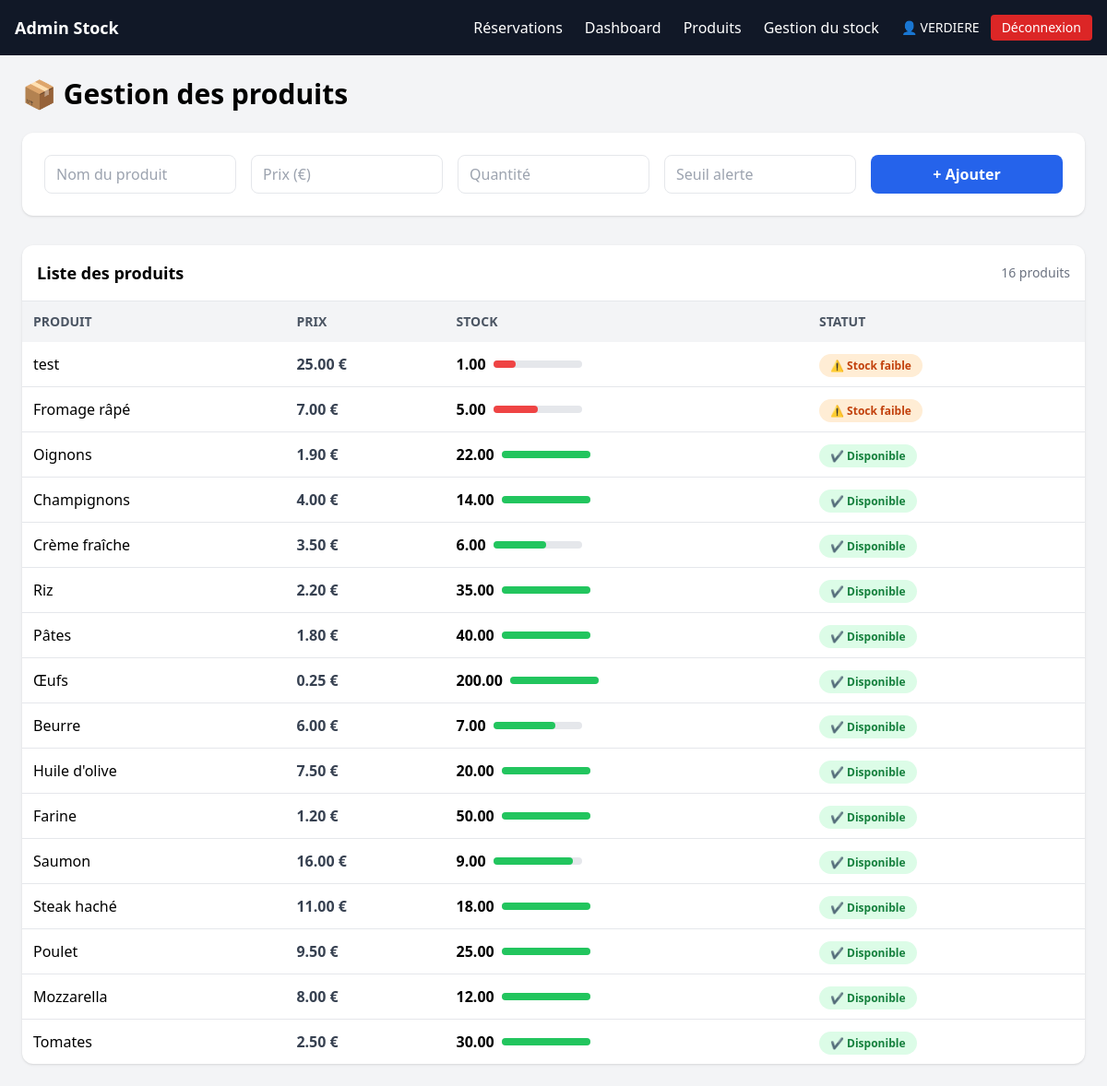
/produits.php (signed in), run on the app's committed database.
### tables this page shows
CREATE TABLE `produits` (
  `id` int(11) NOT NULL,
  `nom` varchar(100) NOT NULL,
  `description` text DEFAULT NULL,
  `unite` varchar(20) DEFAULT 'kg',
  `prix_unitaire` decimal(10,2) DEFAULT NULL,
  `quantite` decimal(10,2) DEFAULT 0.00,
  `seuil_alerte` decimal(10,2) DEFAULT 5.00,
  `fournisseur_id` int(11) DEFAULT NULL,
  `created_at` datetime DEFAULT current_timestamp()
);

### public/produits.php (the view, shortened to what this page needs)
<?php
require_once '../config/db.php';
include '../includes/header.php';
$produits = $pdo->query("SELECT * FROM produits ORDER BY id DESC")->fetchAll();
?><div class="max-w-7xl mx-auto">
<h2 class="text-3xl font-bold mb-6">📦 Gestion des produits</h2>
<form method="POST" class="bg-white p-6 rounded-xl shadow mb-8 grid md:grid-cols-5 gap-4">
    <input name="nom" placeholder="Nom du produit"
        class="border rounded-lg px-3 py-2 focus:ring-2 focus:ring-blue-500 outline-none" required>
    <input name="prix" type="number" step="0.01" placeholder="Prix (€)"
        class="border rounded-lg px-3 py-2 focus:ring-2 focus:ring-blue-500 outline-none" required>
    <input name="quantite" type="number" step="0.01" placeholder="Quantité"
        class="border rounded-lg px-3 py-2 focus:ring-2 focus:ring-blue-500 outline-none" required>
    <input name="seuil" type="number" step="1" placeholder="Seuil alerte"
        class="border rounded-lg px-3 py-2 focus:ring-2 focus:ring-blue-500 outline-none" required>
    <button class="bg-blue-600 hover:bg-blue-700 text-white rounded-lg px-4 py-2 font-semibold transition">
        + Ajouter
    </button>
</form>
<div class="bg-white rounded-xl shadow overflow-hidden">
    <div class="p-4 border-b flex justify-between items-center">
        <h3 class="font-semibold text-lg">Liste des produits</h3>
        <span class="text-sm text-gray-500"><?= count($produits) ?> produits</span>
    </div>
    <div class="overflow-x-auto">
        <table class="w-full text-left">
            <thead class="bg-gray-100 text-gray-600 text-sm uppercase">
                <tr>
                    <th class="p-3">Produit</th>
                    <th class="p-3">Prix</th>
                    <th class="p-3">Stock</th>
                    <th class="p-3">Statut</th>
                </tr>
            </thead>
            <tbody class="divide-y">
            <?php foreach ($produits as $p): ?>
                <?php
                    $low = $p['quantite'] <= $p['seuil_alerte'];
                ?>
                <tr class="hover:bg-gray-50 transition">
                    <td class="p-3 font-medium">
                        <?= htmlspecialchars($p['nom']) ?>
                    </td>
                    <td class="p-3">
                        <span class="font-semibold text-gray-700">
                            <?= number_format($p['prix_unitaire'], 2) ?> €
                        </span>
                    </td>
                    <td class="p-3">
                        <div class="flex items-center gap-2">
                            <span class="font-semibold">
                                <?= $p['quantite'] ?>
                            </span>
                            <div class="w-24 h-2 bg-gray-200 rounded">
                                <div class="h-2 rounded
                                    <?= $low ? 'bg-red-500' : 'bg-green-500' ?>"
                                    style="width: <?= min(100, ($p['quantite'] / max(1,$p['seuil_alerte']*2)) * 100) ?>%">
                                </div>
                            </div>
                        </div>
                    </td>
                        <td class="p-3">
                            <?php if ($p['quantite'] == 0): ?>
                                <span class="bg-red-200 text-red-800 px-3 py-1 rounded-full text-xs font-semibold">
                                    ❌ Stock épuisé
                                </span>
                            <?php elseif ($p['quantite'] <= $p['seuil_alerte']): ?>
                                <span class="bg-orange-100 text-orange-700 px-3 py-1 rounded-full text-xs font-semibold">
                                    ⚠ Stock faible
                                </span>
                            <?php else: ?>
                                <span class="bg-green-100 text-green-700 px-3 py-1 rounded-full text-xs font-semibold">
                                    ✔ Disponible
                                </span>
                            <?php endif; ?>
                        </td>
                </tr>
            <?php endforeach; ?>
            </tbody>
        </table>
    </div>
</div>
</div>

### includes/header.php (shortened to what this page needs)
<!DOCTYPE html>
<html lang="fr">
<head>
<script src="https://cdn.tailwindcss.com"></script>
</head>
<body class="bg-gray-100">
<nav class="bg-gray-900 text-white p-4 flex justify-between items-center">
    <h1 class="font-bold text-lg">Admin Stock</h1>
    <div class="flex items-center space-x-6">
        <a href="https://192.168.1.2:2207/public/admin/dashboard.php">Réservations</a>
        <a href="dashboard.php" class="hover:text-gray-300">Dashboard</a>
        <a href="produits.php" class="hover:text-gray-300">Produits</a>
        <a href="mouvements.php" class="hover:text-gray-300">Gestion du stock</a>
        <?php if (!isset($_SESSION['user_id'])): ?>
            <a href="login.php"
               class="bg-blue-600 hover:bg-blue-700 px-4 py-2 rounded text-sm font-semibold">
                Connexion
            </a>
        <?php else: ?>
            <div class="flex items-center space-x-3">
                <span class="text-sm">
                    👤 <?= htmlspecialchars($_SESSION['user_name']) ?>
                </span>
                <a href="logout.php"
                   class="bg-red-600 hover:bg-red-700 px-3 py-1 rounded text-sm">
                    Déconnexion
                </a>
            </div>
        <?php endif; ?>
    </div>
</nav>
<div class="p-6">

### data on the page
produits: nom "test", prix_unitaire "25.00", quantite "1.00", seuil_alerte 2 (drawn)
produits: nom "Fromage râpé", prix_unitaire "7.00", quantite "5.00", seuil_alerte 5 (drawn)
produits: nom "Oignons", prix_unitaire "1.90", quantite "22.00", seuil_alerte "✔ Disponible"
produits: nom "Champignons", prix_unitaire "4.00", quantite "14.00", seuil_alerte "✔ Disponible"
produits: nom "Crème fraîche", prix_unitaire "3.50", quantite "6.00", seuil_alerte 5 (drawn)
produits: nom "Riz", prix_unitaire "2.20", quantite "35.00", seuil_alerte "✔ Disponible"
produits: nom "Pâtes", prix_unitaire "1.80", quantite "40.00", seuil_alerte "✔ Disponible"
produits: nom "Œufs", prix_unitaire "0.25", quantite "200.00", seuil_alerte "✔ Disponible"
produits: nom "Beurre", prix_unitaire "6.00", quantite "7.00", seuil_alerte 5 (drawn)
produits: nom "Huile d'olive", prix_unitaire "7.50", quantite "20.00", seuil_alerte "✔ Disponible"
produits: nom "Farine", prix_unitaire "1.20", quantite "50.00", seuil_alerte "✔ Disponible"
produits: nom "Saumon", prix_unitaire "16.00", quantite "9.00", seuil_alerte 5 (drawn)
produits: nom "Steak haché", prix_unitaire "11.00", quantite "18.00", seuil_alerte "✔ Disponible"
produits: nom "Poulet", prix_unitaire "9.50", quantite "25.00", seuil_alerte "✔ Disponible"
produits: nom "Mozzarella", prix_unitaire "8.00", quantite "12.00", seuil_alerte "✔ Disponible"
produits: nom "Tomates", prix_unitaire "2.50", quantite "30.00", seuil_alerte "✔ Disponible"

### other printed values
$_SESSION['user_name'] "VERDIERE"
count($produits) "16"
